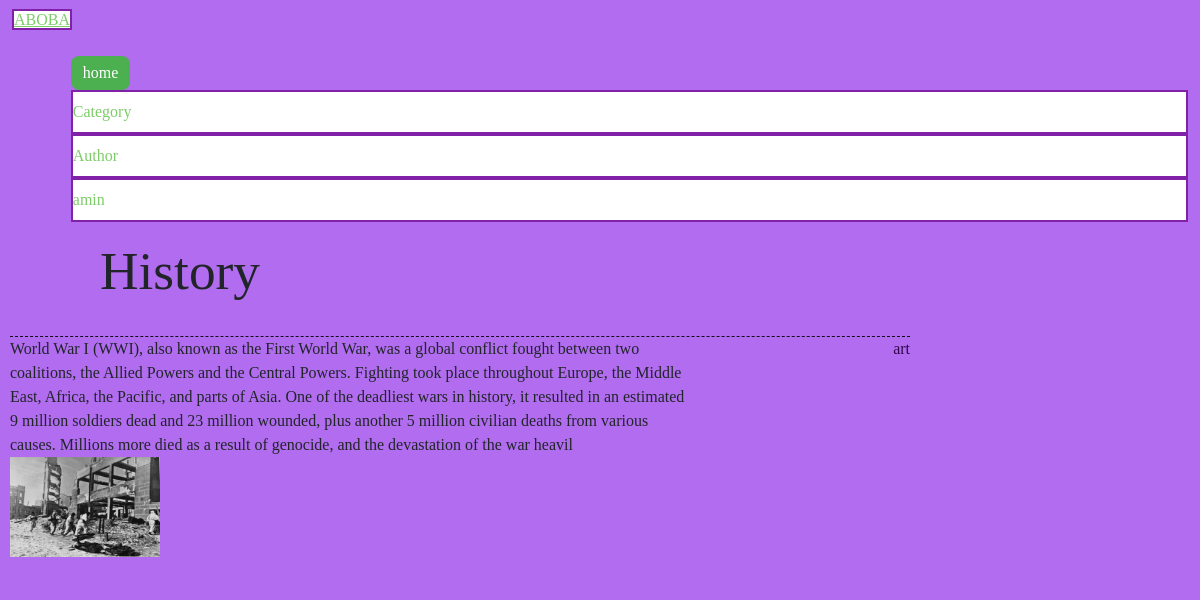
/4, run on the app's committed database.
### blogapp/models.py (models this page shows, shortened)
class Post(models.Model):
    post_header = models.CharField(max_length=50)
    post_text = models.TextField(max_length=500)
    author = models.CharField(max_length=12)
    datetime = models.DateTimeField()
    category =  models.ForeignKey(Category, on_delete=models.SET_DEFAULT, default='no category')
    image = models.ImageField(upload_to="images/", default=None, null=True)

### blogapp/views.py (the view)
# urls.py: path("<int:pk>", view=views.PostDetailView.as_view(), name="post-details"),
class PostDetailView(DetailView):
    template_name = "blogapp/post_detail.html"
    model = Post

### templates/blogapp/post_detail.html
{% extends "layout.html" %}
{% block content %}
<div class="content">
<h2>{{post.post_header}}</h2>
<br>
<div class="post_text">
<p>
{{post.post_text}}
<br>
<img src="media/{{ post.image }}" alt="not found">
<br>
</p>
<span class="author">{{post.author}}</span>
<br>
</div>
</div>
{% endblock %}

### static/styles/style.css (style rules this page uses)
body { background-color: rgba(162, 80, 238, 0.836); font-family: cursive; }
.content { margin: 10px; width: 75%; }
.content h2 { margin-left: 10%; font-size: 40pt; }
.post_text { border-top: 1px dashed #000000e5; }
.author { color: #32054d; float:right; }
.post_text p { font: 10px; width: 75%; display: inline-block; }
.post_text img { margin-top: 0; width: 150px; height: 100px; }

### data on the page
Post: post_header "History", post_text "World War I (WWI), also known as the First World War, was a global conflict fought between two coalitions, the Allied Powers and the Central Powers. Fighting took place throughout Europe, the Middle East, Africa, the Pacific, and parts of Asia. One of the deadliest wars in history, it resulted in an estimated 9 million soldiers dead and 23 million wounded, plus another 5 million civilian deaths from various causes. Millions more died as a result of genocide, and the devastation of the war heavil", image (picture), author "art"
